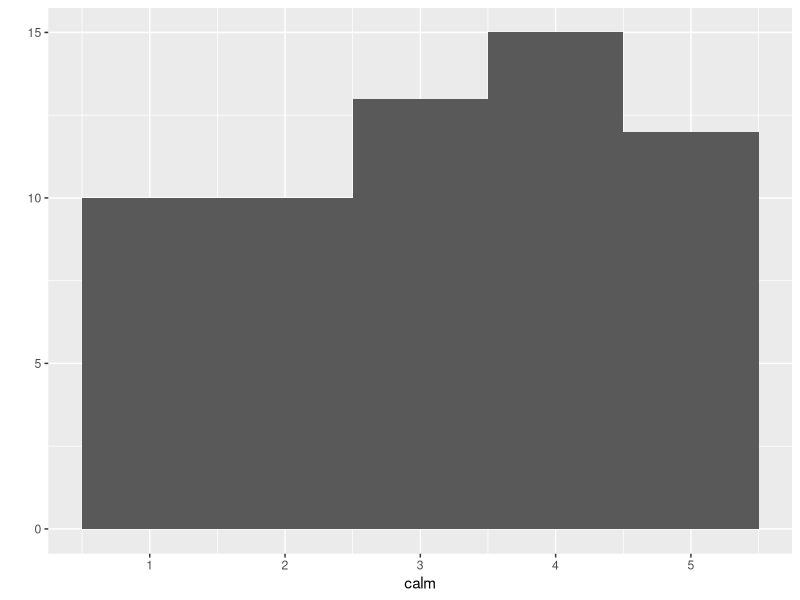
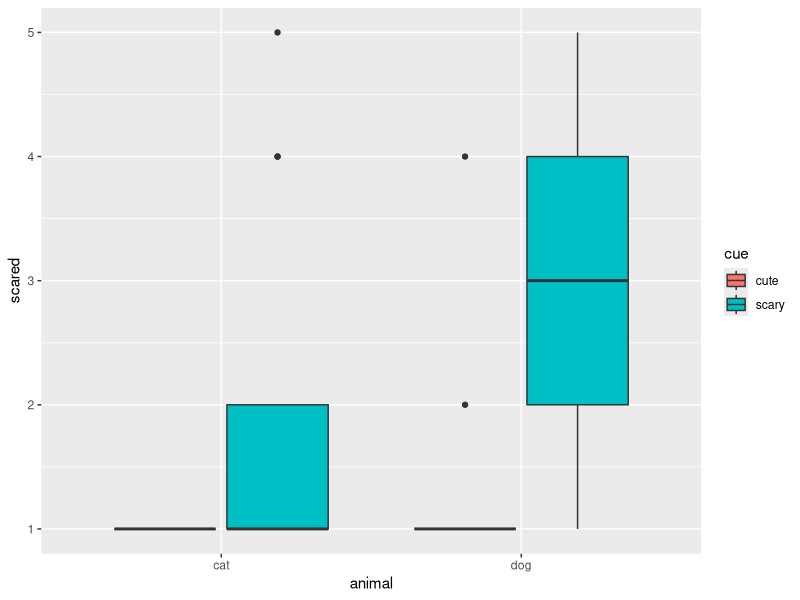

Source code (R) for these figures, in order:
## ---- chunk 1
library(dplyr)
library(tidyr)
library(ggplot2)
library(readr)

animals <- read_csv("animal_data.csv")
## ---- chunk 2
animals <- animals %>%
  mutate(pID = seq.int(1, nrow(animals))) %>%
  select(pID, order, animal, 
         cute_calm, scary_calm, 
         cute_happy, scary_happy, 
         cute_nerv, scary_nerv, 
         cute_scared, scary_scared) %>%
  mutate_at(vars(cute_calm:scary_scared), as.numeric) %>%
  slice(3:length(animals))
## ---- chunk 3
animals_long <- animals %>%
  gather(var, value, cute_calm:scary_scared) %>%
  separate(var, c("cue", "emotion"), sep = "_") %>%
  spread(emotion, value) 
## ---- chunk 4
#how do we visualize variability?
qplot(x = calm, data = animals_long, bins = 5)
## ---- chunk 5
#looking at variability by condition
ggplot(animals_long, aes(x = animal, fill = cue, y = scared)) +
  geom_boxplot()
